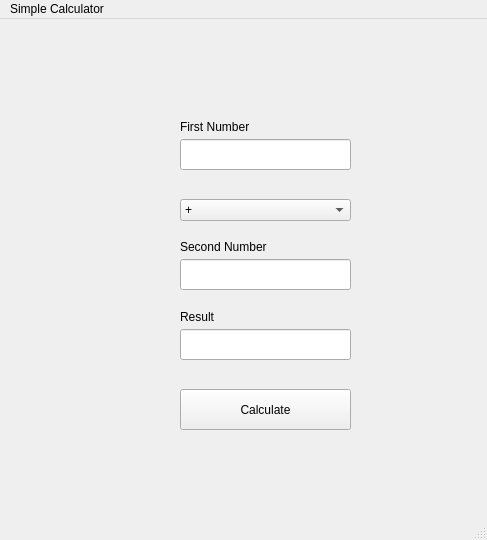
<?xml version="1.0" encoding="UTF-8"?>
<ui version="4.0">
 <class>MainWindow</class>
 <widget class="QMainWindow" name="MainWindow">
  <property name="geometry">
   <rect>
    <x>0</x>
    <y>0</y>
    <width>487</width>
    <height>540</height>
   </rect>
  </property>
  <property name="windowTitle">
   <string>MainWindow</string>
  </property>
  <widget class="QWidget" name="centralwidget">
   <widget class="QPushButton" name="calculate_btn">
    <property name="geometry">
     <rect>
      <x>180</x>
      <y>370</y>
      <width>171</width>
      <height>41</height>
     </rect>
    </property>
    <property name="text">
     <string>Calculate</string>
    </property>
   </widget>
   <widget class="QLineEdit" name="num1">
    <property name="geometry">
     <rect>
      <x>180</x>
      <y>120</y>
      <width>171</width>
      <height>31</height>
     </rect>
    </property>
   </widget>
   <widget class="QLineEdit" name="num2">
    <property name="geometry">
     <rect>
      <x>180</x>
      <y>240</y>
      <width>171</width>
      <height>31</height>
     </rect>
    </property>
   </widget>
   <widget class="QLabel" name="label">
    <property name="geometry">
     <rect>
      <x>180</x>
      <y>100</y>
      <width>91</width>
      <height>16</height>
     </rect>
    </property>
    <property name="text">
     <string>First Number</string>
    </property>
   </widget>
   <widget class="QLabel" name="label_2">
    <property name="geometry">
     <rect>
      <x>180</x>
      <y>220</y>
      <width>91</width>
      <height>16</height>
     </rect>
    </property>
    <property name="text">
     <string>Second Number</string>
    </property>
   </widget>
   <widget class="QComboBox" name="operators">
    <property name="geometry">
     <rect>
      <x>180</x>
      <y>180</y>
      <width>171</width>
      <height>22</height>
     </rect>
    </property>
    <item>
     <property name="text">
      <string>+</string>
     </property>
    </item>
    <item>
     <property name="text">
      <string>-</string>
     </property>
    </item>
    <item>
     <property name="text">
      <string>/</string>
     </property>
    </item>
    <item>
     <property name="text">
      <string>*</string>
     </property>
    </item>
   </widget>
   <widget class="QLineEdit" name="result">
    <property name="geometry">
     <rect>
      <x>180</x>
      <y>310</y>
      <width>171</width>
      <height>31</height>
     </rect>
    </property>
    <property name="readOnly">
     <bool>true</bool>
    </property>
   </widget>
   <widget class="QLabel" name="label_3">
    <property name="geometry">
     <rect>
      <x>180</x>
      <y>290</y>
      <width>91</width>
      <height>16</height>
     </rect>
    </property>
    <property name="text">
     <string>Result</string>
    </property>
   </widget>
  </widget>
  <widget class="QMenuBar" name="menubar">
   <property name="geometry">
    <rect>
     <x>0</x>
     <y>0</y>
     <width>487</width>
     <height>21</height>
    </rect>
   </property>
   <widget class="QMenu" name="menuSimple_Calculator">
    <property name="title">
     <string>Simple Calculator</string>
    </property>
   </widget>
   <addaction name="menuSimple_Calculator"/>
  </widget>
  <widget class="QStatusBar" name="statusbar"/>
 </widget>
 <resources/>
 <connections/>
</ui>
